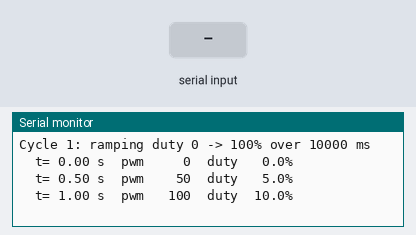
The sketch below on a simulated ESP32. On the bench: the last lines printed to the serial monitor. The test bench sets the inputs (shaded band). The modem accepts every AT command (registered, SIM ready, sends succeed) and sends nothing else.

Above: at 2.2 s.
2.3 s: "1" received over the second serial link
At 3.31 s:
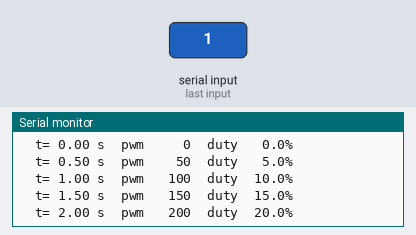
3.8 s: "0" received over the second serial link
At 5.2 s:
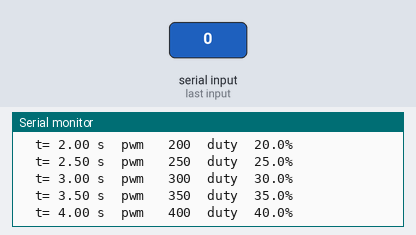
5.3 s: "2" received over the second serial link
At 6.33 s:
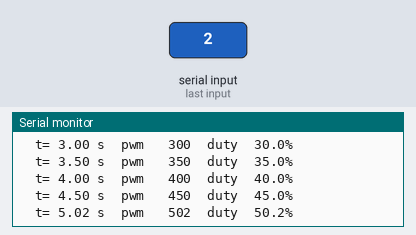

Measured:
- after the input at 2.3 s, the serial monitor: prints a new line after 0.70 s (image 1)
- after the input at 3.8 s, the serial monitor: prints a new line after 1.2 s (image 2)
- after the input at 5.3 s, the serial monitor: prints a new line after 0.72 s (image 3)

The sketch:

spin_sweep.ino
```cpp
#include <Arduino.h>
#include <esp_arduino_version.h>

#if ESP_ARDUINO_VERSION < ESP_ARDUINO_VERSION_VAL(3, 3, 11)
#error "Install esp32 by Espressif Systems 3.3.11 or newer."
#endif

constexpr int DATA_PIN = 33;  // G33; use 26 for Grove yellow.
constexpr uint32_t SERVO_BAUD = 1000000;

// Motor mode is open-loop PWM: 1000 = 100% duty.
// SC15 spec at full duty: 62.5 RPM no-load at 6 V.
constexpr int16_t MAX_PWM = 1000;
constexpr int DIRECTION = 1;  // -1 to spin the other way.

constexpr uint32_t RAMP_MS = 10000;  // Duty rises linearly 0 -> max.
constexpr uint32_t PAUSE_MS = 1000;
constexpr uint16_t UPDATE_MS = 20;
constexpr uint32_t REPORT_MS = 500;

HardwareSerial ServoBus(1);

enum class Phase { Ramp, Pause };

Phase phase = Phase::Ramp;
uint32_t phaseStartMs = 0;
uint32_t nextUpdateMs = 0;
uint32_t nextReportMs = 0;
uint32_t cycle = 1;

// Broadcast WRITE of 1..6 consecutive register bytes.
// Broadcast ID 0xFE means every connected servo; no reply is requested.
void servoWrite(uint8_t address, const uint8_t *data, uint8_t count) {
  if (count == 0 || count > 6) return;

  uint8_t packet[13] = {
    0xFF, 0xFF,
    0xFE,                            // Broadcast ID
    static_cast<uint8_t>(count + 3), // Packet length
    0x03,                            // WRITE instruction
    address
  };

  for (uint8_t i = 0; i < count; ++i) {
    packet[6 + i] = data[i];
  }

  uint8_t checksum = 0;
  for (uint8_t i = 2; i < 6 + count; ++i) {
    checksum += packet[i];
  }
  packet[6 + count] = static_cast<uint8_t>(~checksum);

  ServoBus.write(packet, count + 7);
  ServoBus.flush(true);  // Wait for transmission to finish.

  // Discard local echo. Broadcast WRITE does not get a servo reply.
  while (ServoBus.available()) {
    ServoBus.read();
  }
}

// In motor mode the goal-time register (0x2C) holds PWM duty:
// magnitude 0..1000, bit 10 set for reverse.
void setPwm(int16_t pwm) {
  const uint16_t raw = pwm < 0
    ? static_cast<uint16_t>(-pwm) | 0x0400
    : static_cast<uint16_t>(pwm);

  // SC-series values are big-endian: high byte first.
  const uint8_t data[] = {
    static_cast<uint8_t>(raw >> 8),
    static_cast<uint8_t>(raw)
  };

  servoWrite(0x2C, data, sizeof(data));
}

int16_t rampPwm(uint32_t t) {
  return static_cast<int16_t>(DIRECTION * (MAX_PWM * static_cast<int32_t>(t) / static_cast<int32_t>(RAMP_MS)));
}

void startRamp(uint32_t now) {
  phase = Phase::Ramp;
  phaseStartMs = nextReportMs = now;
  Serial.printf("Cycle %u: ramping duty 0 -> %d%% over %u ms\n",
                static_cast<unsigned>(cycle),
                MAX_PWM / 10,
                static_cast<unsigned>(RAMP_MS));
}

void setup() {
  Serial.begin(115200);

  // Same RX and TX pin selects open-drain one-wire UART.
  // Keep the external pull-up to 3.3V.
  // Do not call pinMode() on DATA_PIN after this.
  ServoBus.begin(SERVO_BAUD, SERIAL_8N1, DATA_PIN, DATA_PIN);

  delay(1000);  // Allow the servo to finish powering up.

  // Motor (continuous rotation) mode: min and max angle limits both 0.
  // The EEPROM lock stays on, so this is not saved: the servo returns
  // to position mode after a power cycle.
  const uint8_t motorMode[] = {0x00, 0x00, 0x00, 0x00};
  servoWrite(0x09, motorMode, sizeof(motorMode));

  setPwm(0);

  const uint8_t torqueOn = 1;
  servoWrite(0x28, &torqueOn, 1);

  nextUpdateMs = millis();
  startRamp(nextUpdateMs);
}

void loop() {
  const uint32_t now = millis();

  if (static_cast<int32_t>(now - nextUpdateMs) < 0) {
    delay(1);
    return;
  }
  nextUpdateMs += UPDATE_MS;

  const uint32_t elapsed = now - phaseStartMs;

  if (phase == Phase::Ramp) {
    const uint32_t t = min(elapsed, RAMP_MS);
    const int16_t pwm = rampPwm(t);

    setPwm(pwm);

    if (static_cast<int32_t>(now - nextReportMs) >= 0) {
      nextReportMs = now + REPORT_MS;
      Serial.printf("  t=%5.2f s  pwm %5d  duty %5.1f%%\n",
                    t / 1000.0f, pwm, pwm / 10.0f);
    }

    if (t == RAMP_MS) {
      setPwm(0);
      phase = Phase::Pause;
      phaseStartMs = now;
      Serial.printf("Cycle %u: full duty reached, stopped for %u ms\n",
                    static_cast<unsigned>(cycle),
                    static_cast<unsigned>(PAUSE_MS));
    }
  } else if (elapsed >= PAUSE_MS) {
    ++cycle;
    startRamp(now);
  }
}
```
